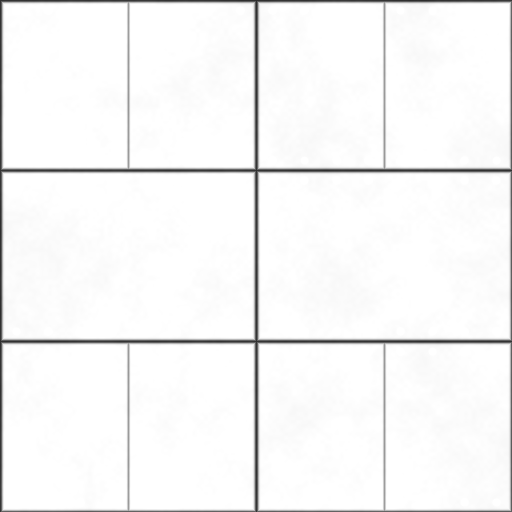
#> input picture godot/assets/models/hss_panel_albedo_height.png, 512 x 512 px, found by its file name
$ python make_pbr_maps.py ../../godot/assets/models/hss_panel_albedo_height.png
#> lines starting #> are read from the running program, lines starting #| are printed output that depends on the picture; after the words box and inside, x2 and y2 are one past the last pixel; in counts of white or black regions, pixels touching at a corner belong together
"""艦體 PBR 補貼圖（Build 20）：由既有底色／高度圖推導 法線圖（含烘進去的細節面板法線）、金屬度圖、發光圖。
輸出在 godot/assets/models/ 與底色貼圖同資料夾：<底色名>_nrm.png／_metal.png／_emit.png。
參數（強度等）在 godot/data/materials.json；貼圖本身只需重新產生時才跑：python -I make_pbr_maps.py
"""
import glob, os, sys
import numpy as np
from PIL import Image, ImageFilter
D = 'godot/assets/models/'
rng = np.random.default_rng(11)

def load_gray(p):
    return np.asarray(Image.open(p).convert('L')).astype(np.float32) / 255

def normal_from_height(h, strength):
    gx = (np.roll(h, -1, 1) - np.roll(h, 1, 1)) * 0.5
    gy = (np.roll(h, -1, 0) - np.roll(h, 1, 0)) * 0.5
    nx, ny = -gx * strength, -gy * strength
    nz = np.ones_like(h)
    l = np.sqrt(nx * nx + ny * ny + nz * nz)
    return np.stack([nx / l, ny / l, nz / l], -1)

# 細節面板高度（HSS 面板貼圖，512 可平鋪）：烘進法線，近看有面板縫與鉚釘
detail = load_gray(D + 'hss_panel_albedo_height.png') if os.path.exists(D + 'hss_panel_albedo_height.png') else None

def tile_to(a, shape, k):
    h, w = shape
    t = np.tile(a, (int(np.ceil(h / a.shape[0] * k)), int(np.ceil(w / a.shape[1] * k))))
    return np.asarray(Image.fromarray((t * 255).astype(np.uint8)).resize((w, h), Image.BILINEAR)).astype(np.float32) / 255

done = 0
for alb in sorted(glob.glob(D + '*basecolor*.jpg') + glob.glob(D + 'cruiser_xz_basecolor_graded.jpg') + glob.glob(D + 'fighter_starskiff_base_1024.jpg') + glob.glob(D + 'frigate_tripo_rgb_*.jpg')):
    if 'emissive' in alb or '_normal' in alb or any(k in alb for k in ('hss_', 'ipc_sid_', 'whale_', 'xzd_')):   # 這幾艘的 GLB 已有法線圖（與發光圖），不重做
        continue
    base = alb[:-4]
    if os.path.exists(base + '_nrm.png') and '--force' not in sys.argv:
        continue
    im = Image.open(alb).convert('RGB'); a = np.asarray(im).astype(np.float32) / 255
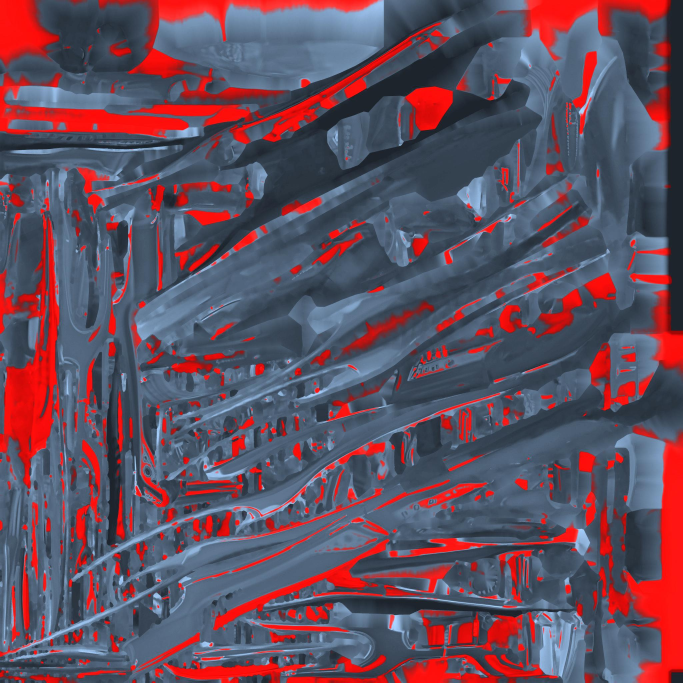
#> input picture godot/assets/models/cruiser_xz_basecolor_graded.jpg, 2048 x 2048 px (shown at 1/3 size)
#> further down, im is the input picture: PIL image 2048x2048 RGB; mean R, G, B 100.1, 78.7, 94.9
    if max(a.shape[:2]) > 2048:   # 超大貼圖（護衛艦 4096）降到 2048
        im = im.resize((2048, 2048), Image.LANCZOS); a = np.asarray(im).astype(np.float32) / 255
    H, W = a.shape[:2]
#> H = 2048; W = 2048
    hp = base + '_height.png'
    h = load_gray(hp) if os.path.exists(hp) else a.mean(-1)
    if h.shape != (H, W):
        h = np.asarray(Image.fromarray((h * 255).astype(np.uint8)).resize((W, H), Image.BILINEAR)).astype(np.float32) / 255
    hs = np.asarray(Image.fromarray((h * 255).astype(np.uint8)).filter(ImageFilter.GaussianBlur(1.2))).astype(np.float32) / 255
    n = normal_from_height(hs, 6.0)
    if detail is not None:
        dh = tile_to(detail, (H, W), 4.0)
        n2 = normal_from_height(dh, 2.2)
#> call 2 of normal_from_height, with strength = 2.2
#> in normal_from_height (call 2), `return np.stack([nx / l, ny / l, nz / l], -1)`:
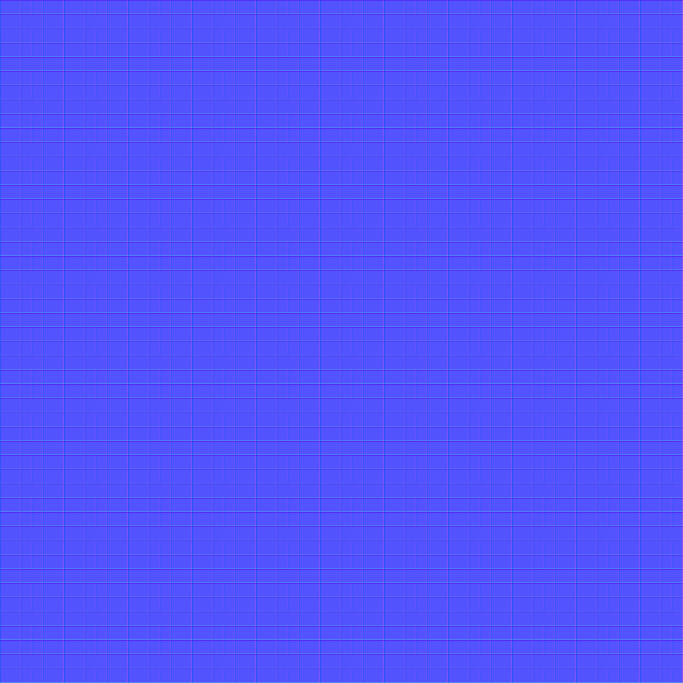
#> returned value: shape (2048, 2048, 3) float32 (shown at 1/3 size); mean of channels 0, 1, 2 -1.35e-05, -7.36e-06, 0.995; drawn with min black and max white
        n = n + np.stack([n2[..., 0], n2[..., 1], np.zeros_like(h)], -1) * 0.55
        n /= np.linalg.norm(n, axis=-1, keepdims=True)
    Image.fromarray(((n * 0.5 + 0.5) * 255).astype(np.uint8)).save(base + '_nrm.png')
    lum = a @ np.array([0.2126, 0.7152, 0.0722], np.float32)
    mx, mn = a.max(-1), a.min(-1)
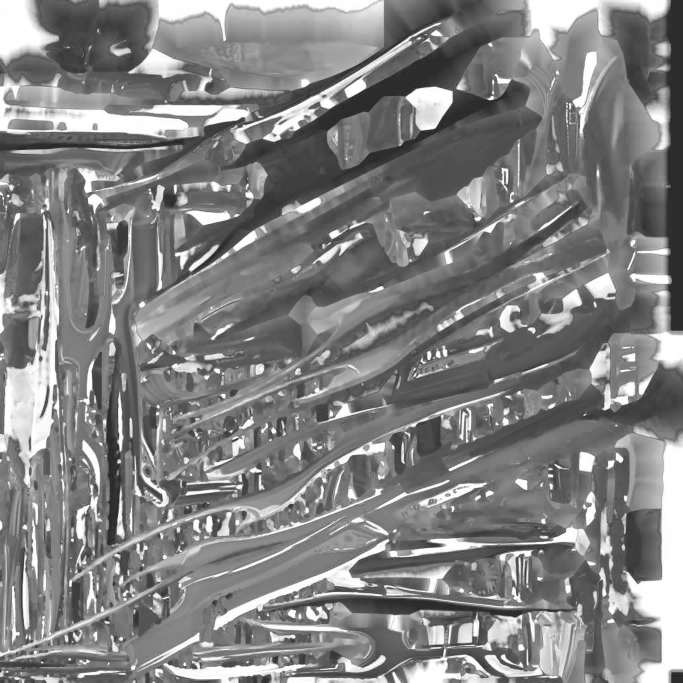
#> mx: shape (2048, 2048) float32 (shown at 1/3 size); min 0.0667, max 1, mean 0.508
    sat = (mx - mn) / np.maximum(mx, 1e-4)
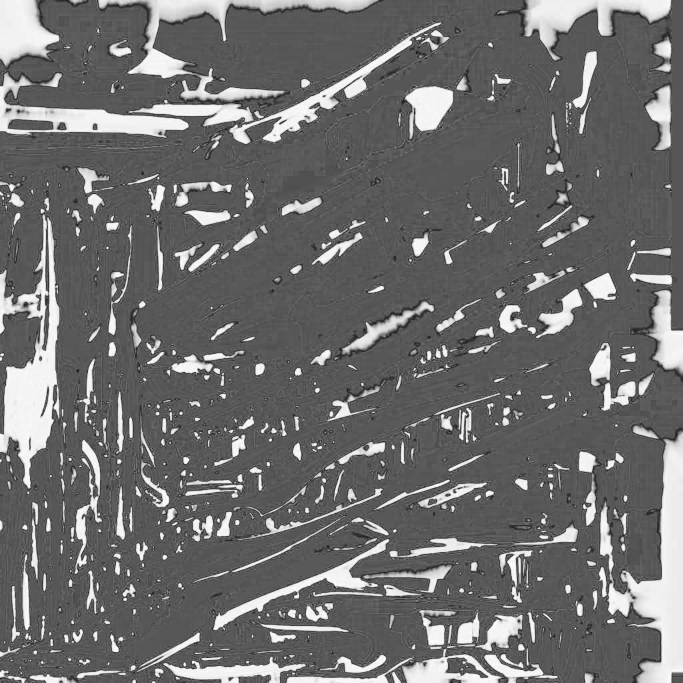
#> sat: shape (2048, 2048) float32 (shown at 1/3 size); min 0, max 1, mean 0.435
    metal = np.clip(0.22 + 0.55 * np.clip((lum - 0.25) / 0.5, 0, 1) * (1.0 - 0.6 * sat), 0, 1)
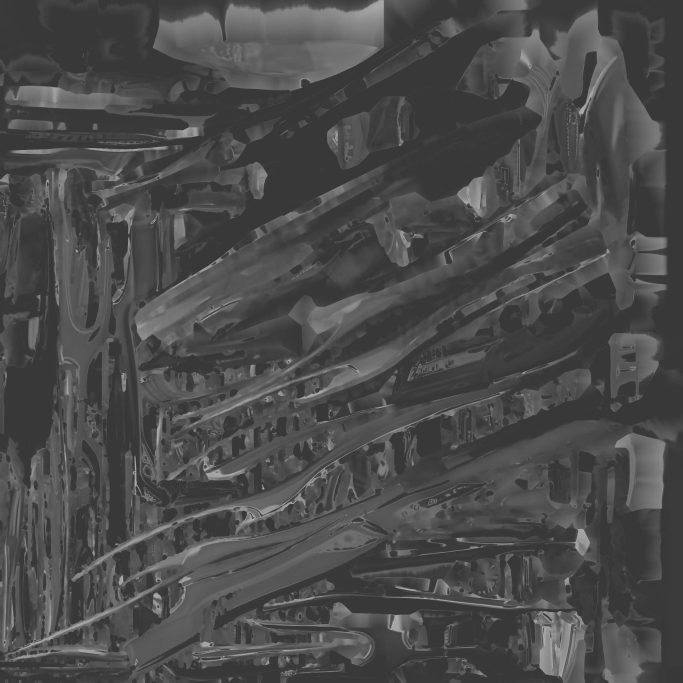
#> metal: shape (2048, 2048) float32 (shown at 1/3 size); min 0.22, max 0.767, mean 0.297
    Image.fromarray((metal * 255).astype(np.uint8)).resize((1024, 1024), Image.BILINEAR).save(base + '_metal.png')
    # 發光：高亮且飽和的色塊（燈帶、窗、航行燈），輕微擴張
    em = ((mx > 0.9) & (sat > 0.6)).astype(np.uint8) * 255
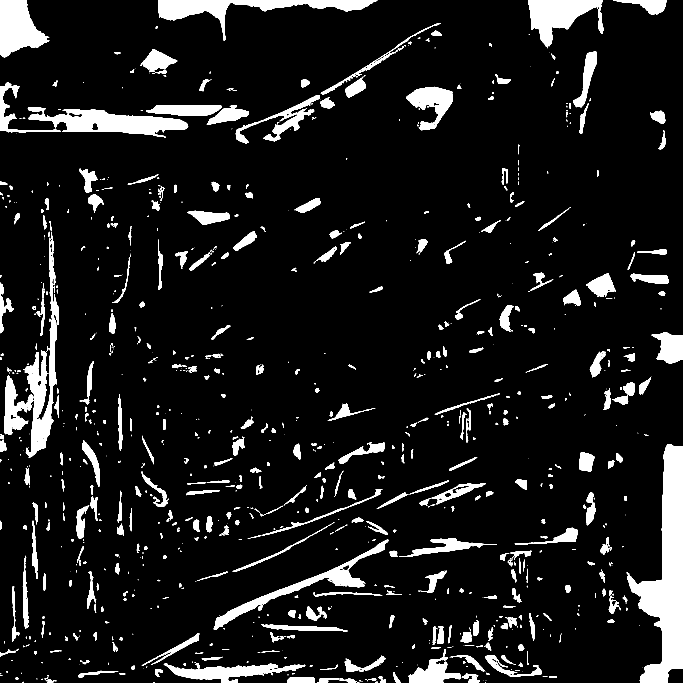
#> em: shape (2048, 2048) (shown at 1/3 size); 9.3% white; 972 white regions (434 under 20 px), largest, box (x1, y1, x2, y2) and area: (1882, 1333, 2048, 2048) 52767, (13, 696, 177, 1374) 26229, (83, 322, 565, 413) 20721
    em = Image.fromarray(em).filter(ImageFilter.MaxFilter(3))
#> em: PIL image 2048x2048 L; 11.3% white; 757 white regions (123 under 20 px), largest, box (x1, y1, x2, y2) and area: (1878, 1332, 2048, 2048) 54132, (12, 662, 178, 1375) 30890, (82, 321, 566, 414) 22504
    emm = np.asarray(em).astype(np.float32)[..., None] / 255
    Image.fromarray((a * emm * 255).astype(np.uint8)).resize((1024, 1024), Image.BILINEAR).save(base + '_emit.png')
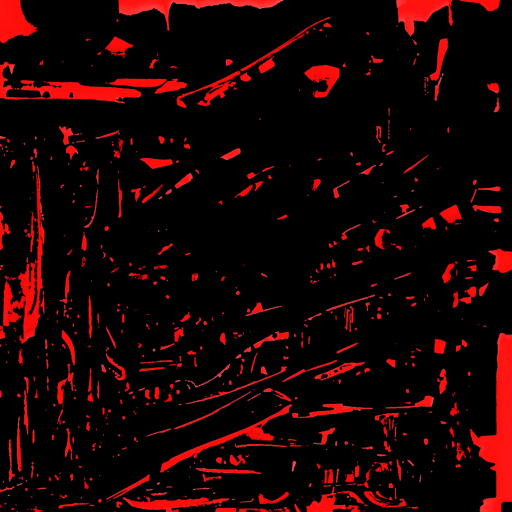
#> saved as cruiser_xz_basecolor_graded_emit.png: PIL image 1024x1024 RGB (shown at 1/2 size); mean R, G, B 27.5, 2.7, 2.6
    print('maps', os.path.basename(base), 'emit %.2f%%' % (emm.mean() * 100)); done += 1
#| maps cruiser_xz_basecolor_graded emit 11.33%
#> pass 3 of the loop `for alb in sorted(glob.glob(D + '*basecolor*.jpg') + glob.glob(D + 'cr..`:
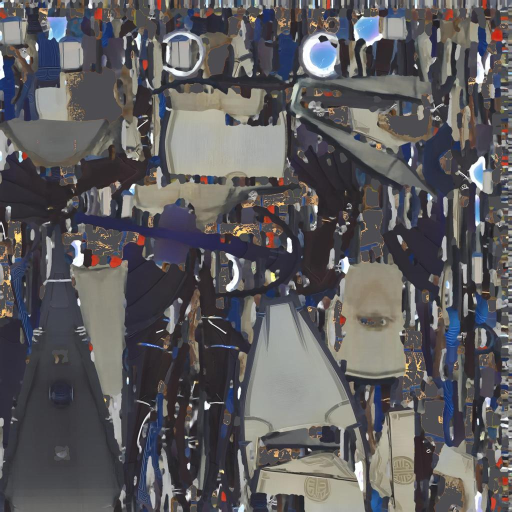
#> input picture godot/assets/models/fighter_starskiff_base_1024.jpg, 1024 x 1024 px (shown at 1/2 size)
#> im is the input picture: PIL image 1024x1024 RGB; mean R, G, B 93.1, 91.2, 93.5
#> a: shape (1024, 1024, 3) float32
#> h: shape (1024, 1024) float32
#> hs: shape (1024, 1024) float32
#> gx: shape (1024, 1024) float32
#> gy: shape (1024, 1024) float32
#> nx: shape (1024, 1024) float32
#> ny: shape (1024, 1024) float32
#> l: shape (1024, 1024) float32
#> t: shape (4096, 4096) float32
#> in tile_to (call 2), `return np.asarray(Image.fromarray((t * 255).astype(np.uint8)).resize((..`:
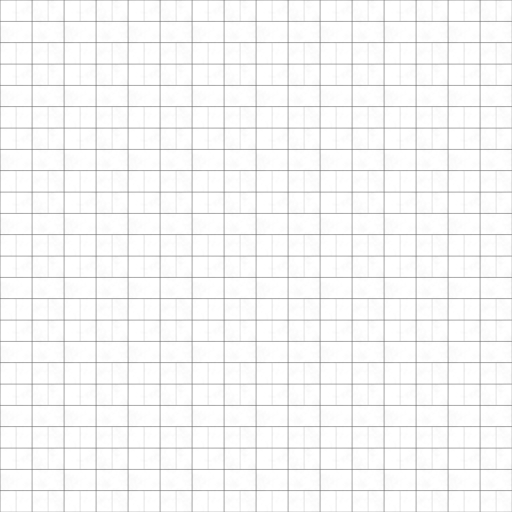
#> returned value: shape (1024, 1024) float32 (shown at 1/2 size); min 0.388, max 1, mean 0.966
#> in normal_from_height (call 4), `nx, ny = -gx * strength, -gy * strength`:
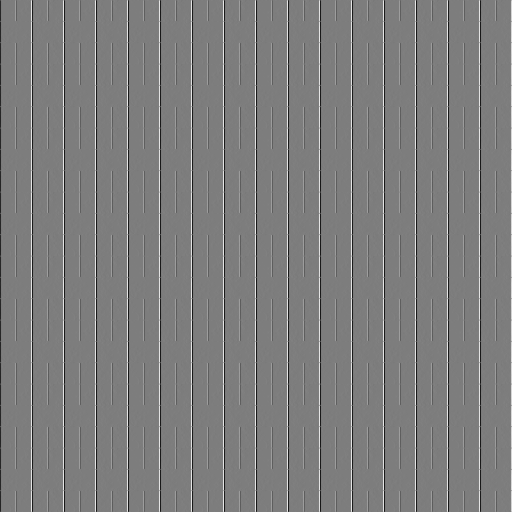
#> nx: shape (1024, 1024) float32 (shown at 1/2 size); min -0.457, max 0.47, mean 9.4e-11; drawn with min black and max white
#| maps fighter_starskiff_base_1024 emit 0.01%
#> the loop made 5 passes; the first 3 are shown
print('done', done)
